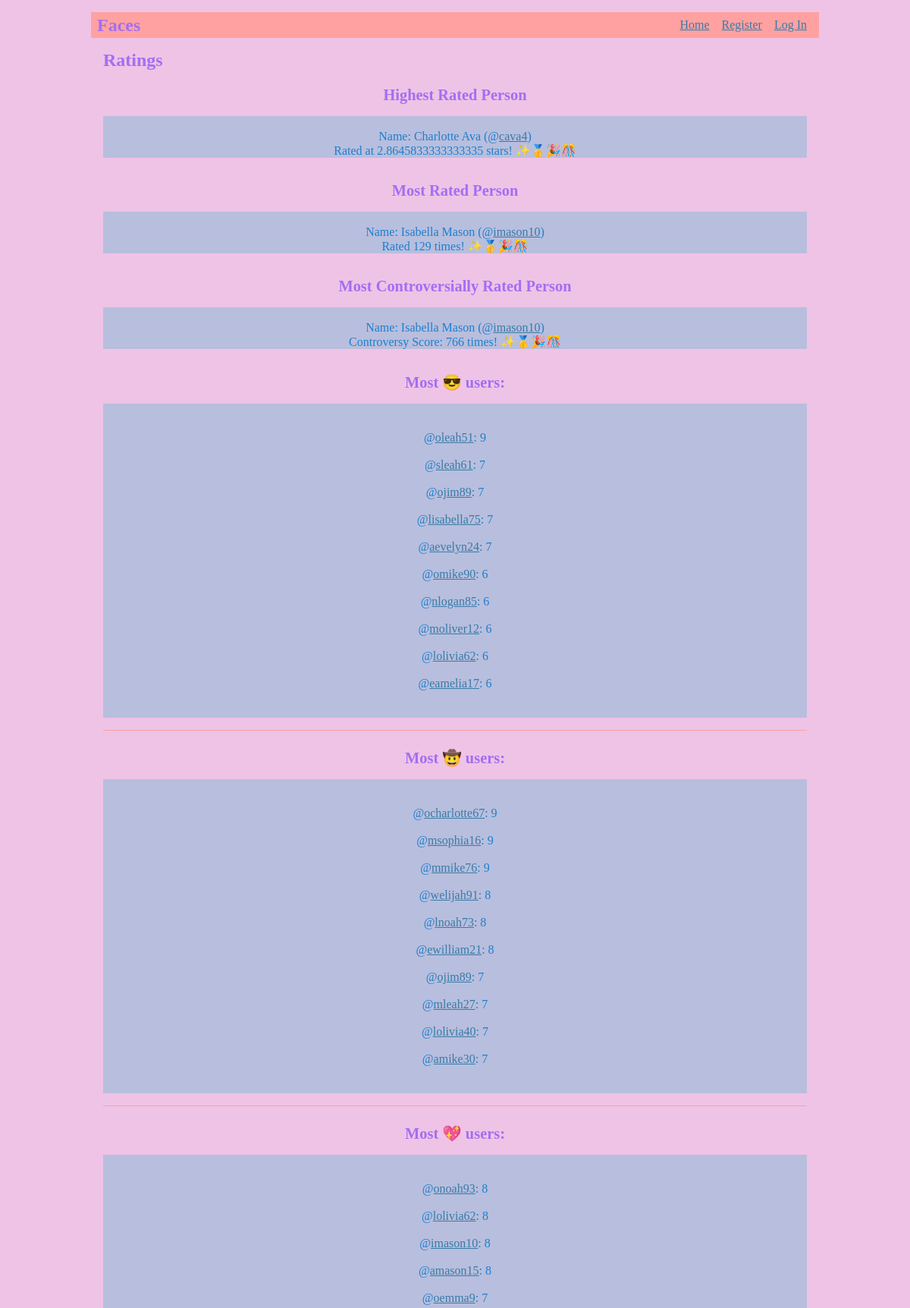
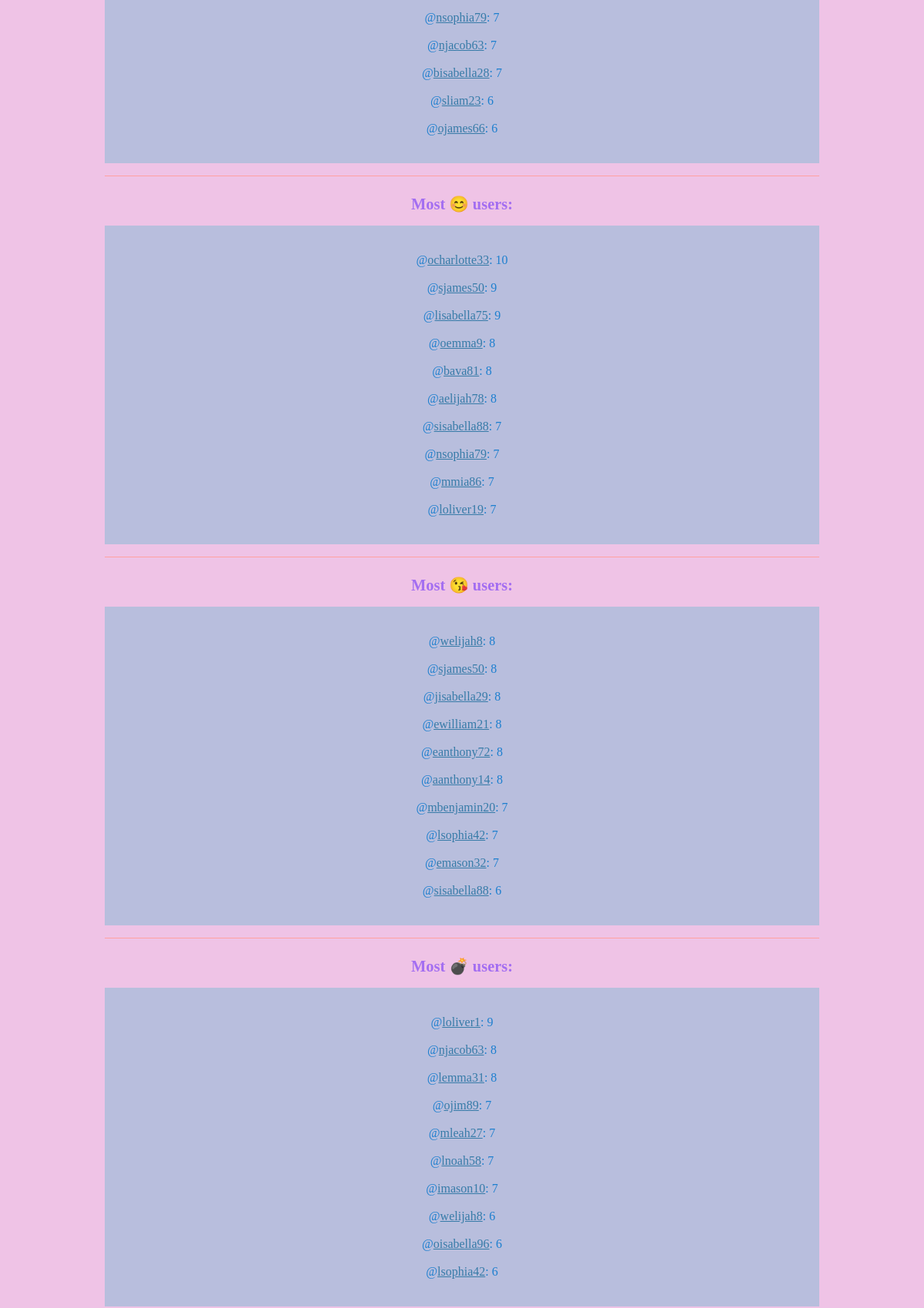
The page / (upper part) on the database its author committed (2 pictures, top to bottom).
### tables this page shows
CREATE TABLE Users(
        id VARCHAR(30) PRIMARY KEY NOT NULL,
        password VARCHAR(50) NOT NULL,
        name VARCHAR(100) NOT NULL,
        location VARCHAR(50),
        picture VARCHAR(100),
        twitter VARCHAR(30),
        insta VARCHAR(30),
        fb VARCHAR(30)
        );

CREATE TABLE Ratings(
        rating_id INT(10) PRIMARY KEY NOT NULL,
        user_id VARCHAR(30) NOT NULL,
        rating INT(11) NOT NULL,
        text VARCHAR(250),
        rater_id VARCHAR(30) NOT NULL,
        type VARCHAR(30) NOT NULL,
        time VARCHAR(30) NOT NULL,
        FOREIGN KEY (user_id) REFERENCES Users(id),
        FOREIGN KEY (rater_id) REFERENCES Users(id)
        );

### main_face.py (the view)
@app.route('/')
def index():
    high = facedb.get_highest_rated(db)
    most = facedb.get_most_rated_person(db)
    controversial = facedb.get_most_controversial(db)
    emos = []
    for e in possible_emojies:
        numbers = facedb.get_most_emoji(db, e)
        if numbers:
            if len(numbers) > 10:
                numbers = numbers[:10]
            emos.append((e, numbers))
    return render_template('ratings/index.html', highest=high, most=most, cont=controversial, emojies=emos)

### facesdb_7.py (called while the page is built)
def get_highest_rated(db):
    c = db.cursor()
    q = "SELECT AVG(rating), user_id FROM Ratings GROUP BY user_id"
    c.execute(q)
    best = None
    score = 0
    for _ in c:
        if(_[0] > score):
            best = _[1]
            score = _[0]
    q = "SELECT name FROM Users where id=?"
    c.execute(q, (best,))
    name = c.fetchone()
    c.close()
    return (name[0], best, score)

def get_most_rated_person(db):
    c = db.cursor()
    q = "SELECT COUNT(user_id), user_id FROM Ratings GROUP BY user_id"
    c.execute(q)
    best = None
    count = 0
    for _ in c:
        if(_[0] > count):
            count = _[0]
            best = _[1]
    q = "SELECT name FROM Users where id=?"
    c.execute(q, (best,))
    name = c.fetchone()[0]
    c.close()
    return (name, best, count)

def get_most_emoji(db, emoji):
    c = db.cursor()
    q = "SELECT COUNT(emoji), rater_id FROM Emojis NATURAL JOIN Ratings WHERE emoji = ? GROUP BY rater_id ORDER BY COUNT(emoji) DESC"
    c.execute(q, (emoji,))
    l = []
    for _ in c:
        l.append(_)
    c.close()
    return l

def get_controversial(db):
    c = db.cursor()
    q = "SELECT rating, user_id FROM Ratings ORDER BY user_id"
    d = {}
    c.execute(q)
    for _ in c:
        if(_[1] in d.keys()):
            d[_[1]].append(_[0])
        else:
            d[_[1]] = [_[0]]
    for x in d:
        d[x].sort()
        d[x] = cont_func(d[x])
    return d

def get_most_controversial(db):
    controversial = get_controversial(db)
    most = ("", 0)
    for key, value in controversial.items():
        if value > most[1]:
            most = (key, value)
    c = db.cursor()
    q = "SELECT name FROM users WHERE id=?"
    c.execute(q, (most[0],))
    x = c.fetchone()
    most = (x[0], most[0], most[1])
    return most

def cont_func(l):
    score = 0
    for i in range(len(l)//2):
        score = score + (l[i] - l[len(l)-i-1])**2
    return score

### main_face.py (called while the page is built)
@app.before_request
def load_logged_in_user():
    user_id = session.get('user_id')
    if user_id is None:
        g.user = None
    else:
        g.user = get_user(user_id)

### templates/ratings/index.html (shortened to what this page needs)
{% extends 'base.html' %}
{% block header %}
  <h1>{% block title %}Ratings{% endblock %}</h1>
{% endblock %}
{% block content %}
  <article class="post">
    <header>
      <div>
        <h1>Highest Rated Person</h1>
      </div>
    </header>
    <p class="body">
      Name: {{highest[0]}} (@<a class="action" href="{{url_for('view_user', username=highest[1])}}">{{highest[1]}}</a>)
      Rated at {{highest[2]}} stars! ✨🥇🎉🎊
    </p>
  </article>
  <article class="post">
    <header>
      <div>
        <h1>Most Rated Person</h1>
      </div>
    </header>
    <p class="body">
      Name: {{most[0]}} (@<a class="action" href="{{url_for('view_user', username=most[1])}}">{{most[1]}}</a>)
      Rated {{most[2]}} times! ✨🥇🎉🎊
    </p>
  </article><article class="post">
    <header>
      <div>
        <h1>Most Controversially Rated Person</h1>
      </div>
    </header>
    <p class="body">
      Name: {{cont[0]}} (@<a class="action" href="{{url_for('view_user', username=cont[1])}}">{{cont[1]}}</a>)
      Controversy Score: {{cont[2]}} times! ✨🥇🎉🎊
    </p>
  </article>
  {% for emoji in emojies %}
    <article class="post">
      <header>
        <div>
          <h1>Most {{ emoji[0] }} users:</h1>
        </div>
      </header>
      <p class="body">
      {% for result in emoji[1] %}
      @<a class="action" href="{{url_for('view_user', username=result[1])}}">{{result[1]}}</a>: {{result[0]}}
      {% endfor %}
    </article>
    {% if not loop.last %}
      <hr>
    {% endif %}
  {% endfor %}
{% endblock %}

### static/style.css (style rules this page uses)
h1 { font-family: serif; color: #a36ef1; margin: 1rem 0; }
a { color: #377ba8; }
hr { border: none; border-top: 1px solid #ffa1a1; }
.content > header h1 { flex: auto; margin: 1rem 0 0.25rem 0; }
.post > header { display: flex; align-items: flex-end; font-size: 0.85em; }
.post > header > div:first-of-type { flex: auto; }
.post > header h1 { font-size: 1.5em; margin-bottom: 0; }
.body { white-space: pre-line; font-family: serif; color: #1d7fcf; background: #b8bedd; }
article { text-align: center; }

### rows shown on the page
Users: name "Charlotte Ava"
Users: name "Isabella Mason"
Ratings: user "imason10"

### other values the page prints
{{ highest[1] }} "cava4"
{{ highest[2] }} "2.8645833333333335"
{{ most[1] }} "imason10"
{{ most[2] }} "129"
{{ cont[2] }} "766"
{{ emoji[0] }} "😎" "🤠" "💖" "😊" "😘" "💣"
{{ result[1] }} "oleah51" "sleah61" "ojim89" "lisabella75" "aevelyn24" "omike90" "nlogan85" "moliver12" "lolivia62" "eamelia17" "ocharlotte67" "msophia16" "mmike76" "welijah91" "lnoah73" "ewilliam21" "ojim89" "mleah27" "lolivia40" "amike30" "onoah93" "lolivia62" "imason10" "amason15" "oemma9" "nsophia79" "njacob63" "bisabella28" "sliam23" "ojames66" "ocharlotte33" "sjames50" "lisabella75" "oemma9" "bava81" "aelijah78" "sisabella88" "nsophia79" "mmia86" "loliver19" "welijah8" "sjames50" "jisabella29" "ewilliam21" "eanthony72" "aanthony14" "mbenjamin20" "lsophia42" "emason32" "sisabella88" "loliver1" "njacob63" "lemma31" "ojim89" "mleah27" "lnoah58" "imason10" "welijah8" "oisabella96" "lsophia42"
{{ result[0] }} "9" "7" "7" "7" "7" "6" "6" "6" "6" "6" "9" "9" "9" "8" "8" "8" "7" "7" "7" "7" "8" "8" "8" "8" "7" "7" "7" "7" "6" "6" "10" "9" "9" "8" "8" "8" "7" "7" "7" "7" "8" "8" "8" "8" "8" "8" "7" "7" "7" "6" "9" "8" "8" "7" "7" "7" "7" "6" "6" "6"
